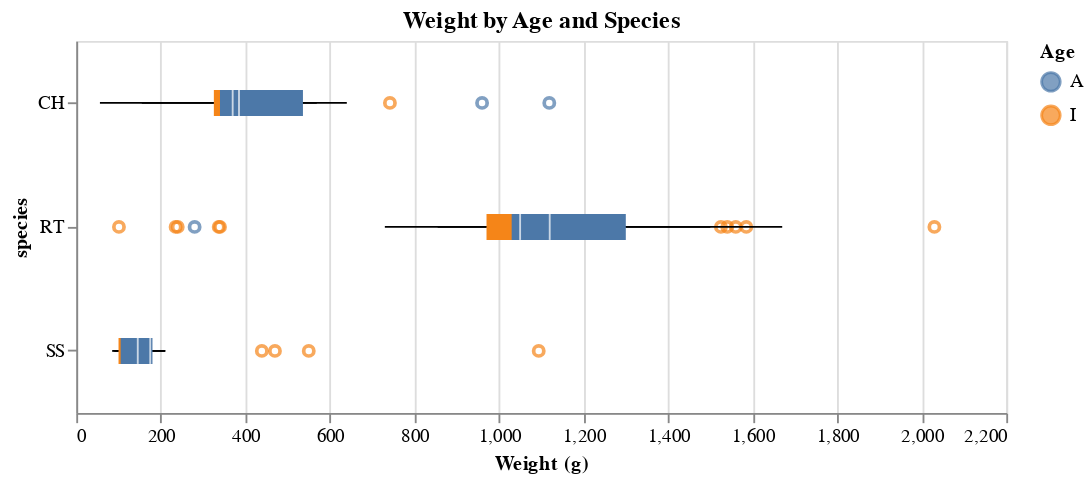

Notebook code for this chart:
### Markdown cell above
---

### When One Chart Isn't Enough - Faceting (5 min)

**The Challenge:** "What if we want to see species AND age together?"

**Option 1 - Try using the color channel:**

### Code cell
# Attempt 1: Use color for species
alt.Chart(hawks).mark_boxplot().encode(
    color=alt.Color('age:N', title='Age'), #i'm using N just to show the difference
    x=alt.X('weight:Q', title='Weight (g)'),
    y='species:N'
).properties(
    width=500,
    height=200,
    title='Weight by Age and Species'
)

### Figure 1 — Vega-Lite specification as saved in the notebook (floating-point values rounded to 4 significant figures; data arrays with more than 128 entries replaced by an {"elided": "..."} marker saying what was removed)
{"config": {"view": {"continuousWidth": 300, "continuousHeight": 300}}, "data": {"name": "data-efb8497cf6d7139b18cdde9fcbe3adc4"}, "mark": {"type": "boxplot"}, "encoding": {"color": {"field": "age", "title": "Age", "type": "nominal"}, "x": {"field": "weight", "title": "Weight (g)", "type": "quantitative"}, "y": {"field": "species", "type": "nominal"}}, "height": 200, "title": "Weight by Age and Species", "width": 500, "$schema": "https://vega.github.io/schema/vega-lite/v5.20.1.json", "datasets": {"data-efb8497cf6d7139b18cdde9fcbe3adc4": {"elided": "898 records"}}}
